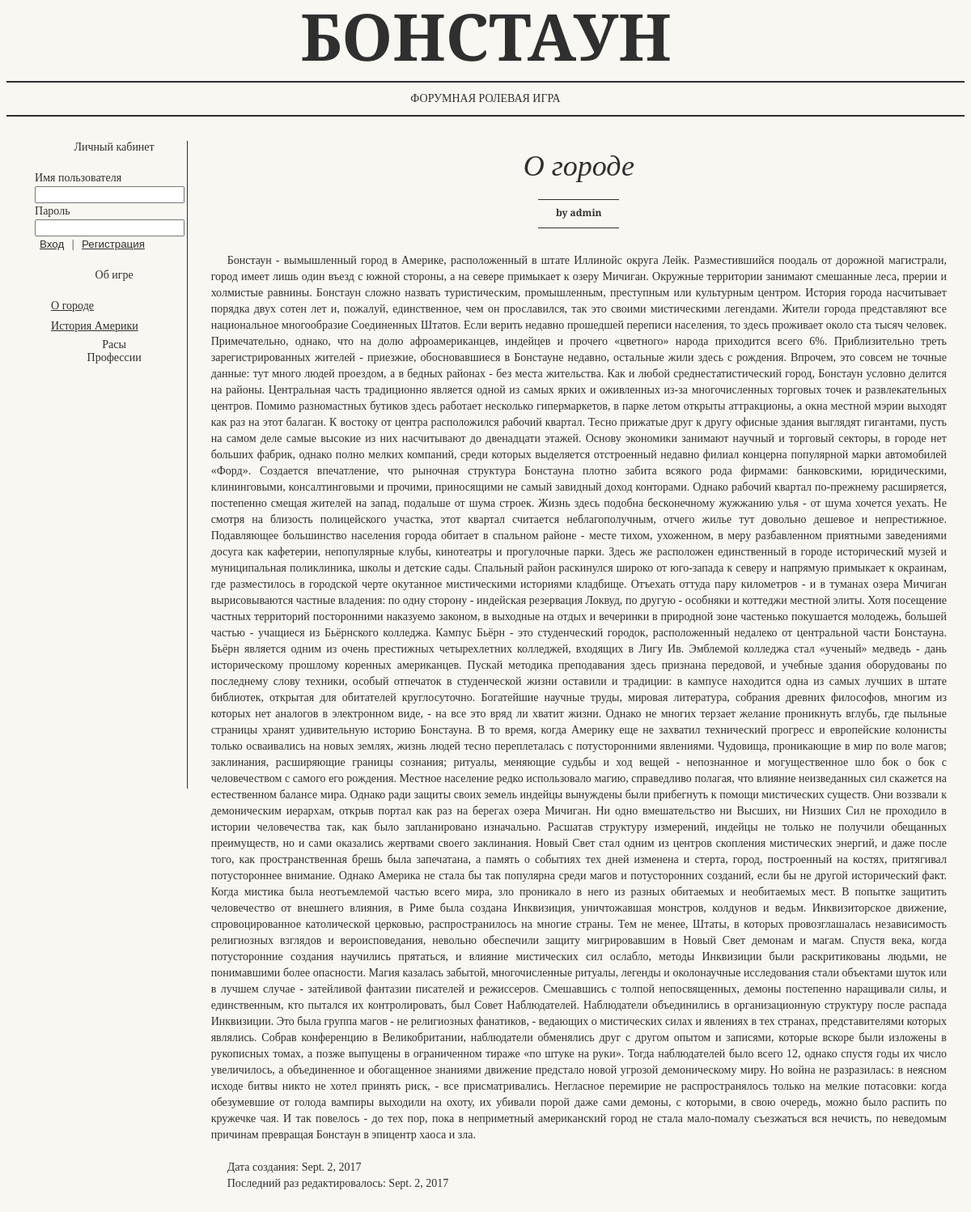
Page /articles/1 on the earlier database version.
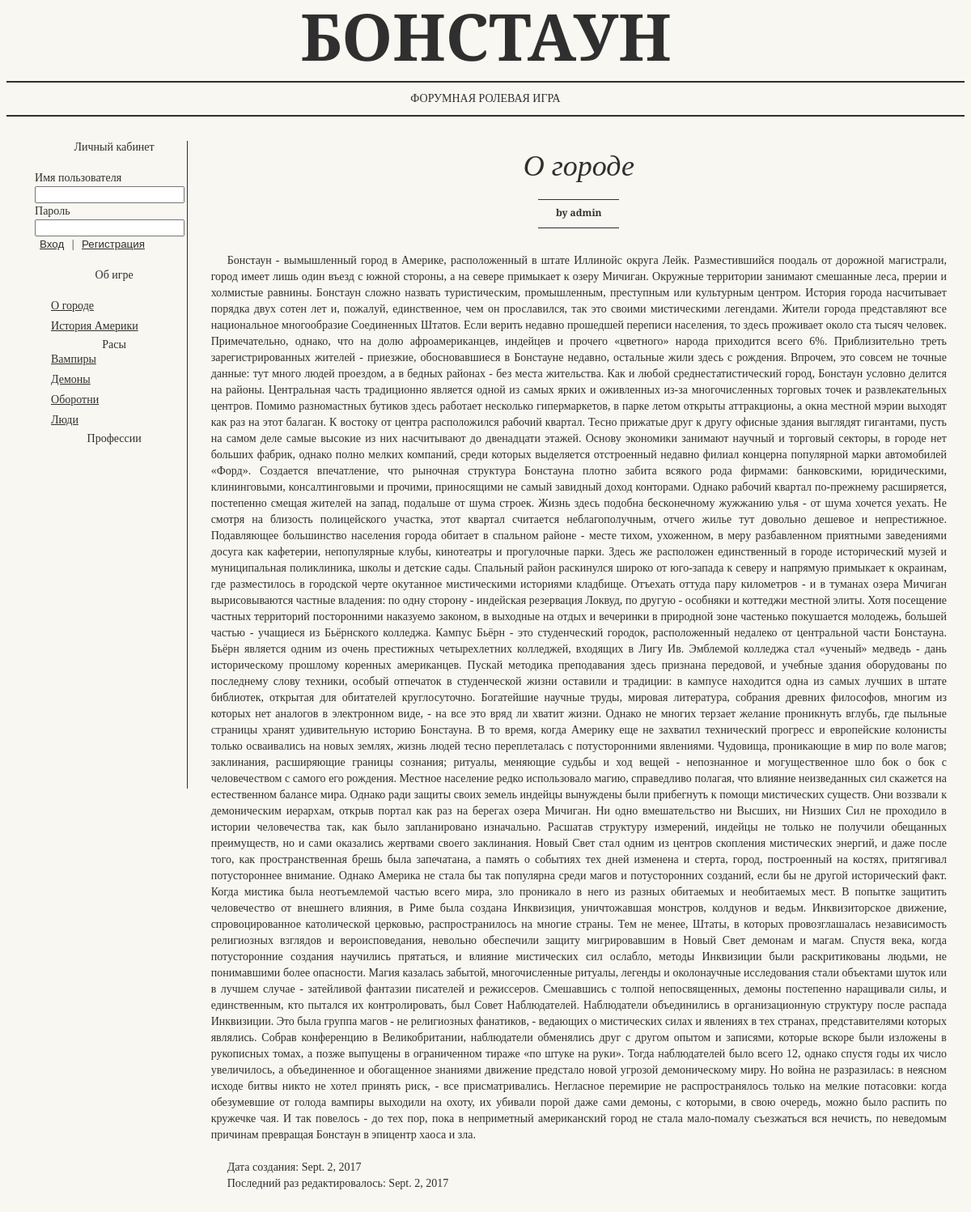
Same page on the later database version.
### bonssite/models.py (models this page shows, shortened)
class Section(models.Model):
    title = models.CharField(max_length=200);
    def get_section_articles(self):
        return Article.objects.filter(section=self.id);

class Article(models.Model):
    title = models.CharField(max_length=200);
    description = models.TextField();
    content = HTMLField();
    author = models.ForeignKey(User);
    section = models.ForeignKey(Section);
    creationDate = models.DateField();
    lastEditDate = models.DateField();

### bonssite/views.py (the view)
# urls.py: url(r'^articles/(?P<article_id>[0-9]+)/?$', views.article, name='article'),
def article(request, article_id):
    article = get_object_or_404(Article, id=article_id);
    context = {
        'sections': sections,
        'article' : article,
        'user': auth.get_user(request)
    }
    return render(request, "bonssite/article.html", context);

### bonssite/templates/bonssite/article.html (shortened to what this page needs)
{%  extends 'bonssite/common/top.html' %}
{% block content %}
    <div class="collumns">
        <div class="collumn size4">
            <div class="head">
                <span class="headline hl3">{{ article.title }}</span>
                <p><span class="headline hl4">by {{ article.author.username }}</span></p>
            </div>
            <p>{{ article.content|safe }}</p>
            <p>Дата создания: {{ article.creationDate }}</p>
            <p>Последний раз редактировалось: {{ article.creationDate }}</p>
        </div>
    </div>
{% endblock %}

### bonssite/templates/bonssite/common/top.html (shortened to what this page needs)
{% load staticfiles %}
<!DOCTYPE html>
<html>
   <head>
       <link href="{% static 'bonssite/common.css' %}" rel="stylesheet"/>
   </head>
   <body>
      <div class="head">
         <div class="headerobjectswrapper">
            <header>Бонстаун</header>
         </div>
         <div class="subhead">Форумная ролевая игра</div>
      </div>
      <div class="content">
            <div class="menu">
                <div id="user">
                    <p><span class="headline">Личный кабинет</span></p>
                    <p>
                    {% if user.is_authenticated %}
                        <a href="{% url 'logout' %}">Выйти ({{ user.username }})</a>
                    {% else %}
                         <form action="/login/" method="post">
                         <div>
                            <label for="username">Имя пользователя</label>
                            <input type="text" name="username" id="username" {% if username %}value="{{ username }}"{% endif %}/>
                         </div>
                        <div>
                            <label for="password">Пароль</label>
                            <input type="password" name="password" id="password" {% if password %}value="{{ password }}"{% endif %}/>
                        </div>
                         <div>
                            <input class="link" type="submit" name="action" value="Вход"/> |
                            <input class="link" type="submit" name="action" value="Регистрация"/>
                         </div>
                    </form>
                    {% endif %}
                    </p>
                </div>
                {% for section in sections %}
                    <p><span class="headline">{{ section.title }}</span></p>
                        {% for article in section.get_section_articles %}
                            <p class="small"><a href="{% url 'article' article.id %}"> {{ article.title }} </a></p>
                        {% endfor %}
                {% endfor %}
            </div>
          {% block content %}{% endblock %}
      </div>
   </body>
</html>

### bonssite/static/bonssite/common.css (style rules this page uses)
body { font-family: 'Droid Serif', serif; font-size: 14px; color: #2f2f2f; background-color: #f9f7f1; }
header { font-family: 'Playfair Display', serif; font-weight: 900; font-size: 80px; text-transform: uppercase; display: inline-block; line-height: 72px; margin-bottom: 20px; }
a, a:link, a:visited, input[type=submit].link, input[type=submit].link:focus { color: #2f2f2f; background-color: #f9f7f1; display: inline; border: none; text-decoration: underline; outline: none; }
p { margin-top: 0; margin-bottom: 20px; }
p.small { margin-top: 0; margin-bottom: 5px; }
.head { text-align: center; position: relative; }
.subhead { text-transform: uppercase; border-bottom: 2px solid #2f2f2f; border-top: 2px solid #2f2f2f; padding: 12px 0 12px 0; }
.content { font-size: 0; line-height: 0; word-spacing: -.31em; display: inline-block; margin: 30px 2% 0 2%; }
.collumns { display:inline-block; width: 80%; padding-left: 20px; }
.collumn, .menu { font-size: 14px; line-height: 20px; width: 22.5%; display: inline-block; padding: 0 1% 0 1%; vertical-align: top; margin-bottom: 50px; transition: all .7s; }
.menu { border-right: 1px solid #2f2f2f; height: 100vh; width: 15.5%; }
.collumn.size4 { width: 100.0%; }
.collumn .headline, .menu .headline { text-align: center; line-height: normal; font-family: 'Playfair Display', serif; display: block; margin: 0 auto; }
.collumn .headline.hl3, .menu .headline.h13 { font-weight: 400; font-style: italic; font-size: 36px; box-sizing: border-box; padding: 10px 0 10px 0; }
.collumn .headline.hl4, .menu .headline.h14 { font-weight: 700; font-size: 12px; box-sizing: border-box; padding: 10px 0 10px 0; }
.collumn .headline.hl4:before, .menu .headline.h14:before { border-top: 1px solid #2f2f2f; content: ''; width: 100px; height: 7px; display: block; margin: 0 auto; }
.collumn .headline.hl4:after, .menu .headline.h14:after { border-bottom: 1px solid #2f2f2f; content: ''; width: 100px; height: 10px; display: block; margin: 0 auto; }
p + p, img + p, p + img { margin: 0; }
p { text-indent: 20px; text-align: justify; }
@media only all and (max-width: 1200px) { .collumn { width: 31%; } }

Differences in the rows shown:
added Article: title "Вампиры", shown under Section "Расы"
added Article: title "Демоны", shown under Section "Расы"
added Article: title "Оборотни", shown under Section "Расы"
added Article: title "Люди", shown under Section "Расы"
